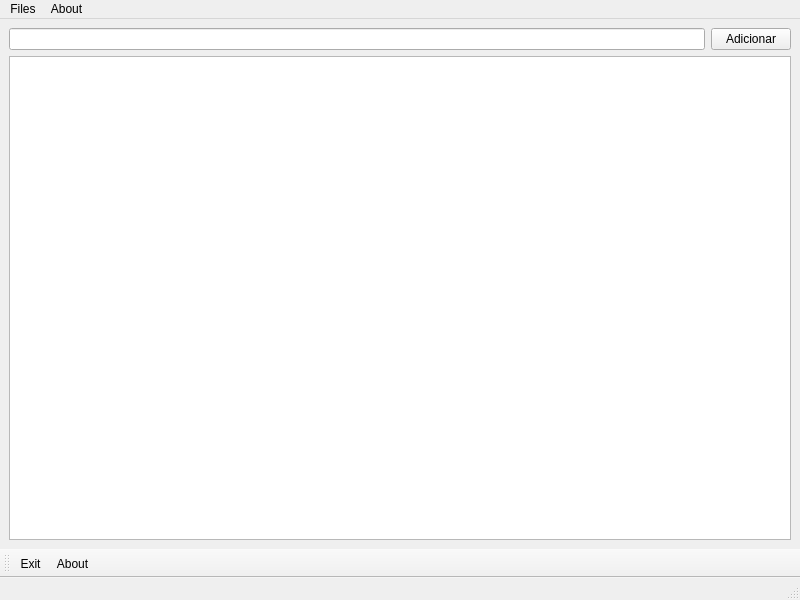
<?xml version="1.0" encoding="UTF-8"?>
<ui version="4.0">
 <class>ToDoApp</class>
 <widget class="QMainWindow" name="ToDoApp">
  <property name="geometry">
   <rect>
    <x>0</x>
    <y>0</y>
    <width>800</width>
    <height>600</height>
   </rect>
  </property>
  <property name="windowTitle">
   <string>ToDoApp</string>
  </property>
  <property name="windowIcon">
   <iconset resource="assets.qrc">
    <normaloff>:/img/mytodo.png</normaloff>:/img/mytodo.png</iconset>
  </property>
  <widget class="QWidget" name="centralwidget">
   <layout class="QGridLayout" name="gridLayout">
    <item row="0" column="0">
     <layout class="QHBoxLayout" name="horizontalLayout">
      <item>
       <widget class="QLineEdit" name="lineEdit"/>
      </item>
      <item>
       <widget class="QPushButton" name="pushButton">
        <property name="text">
         <string>Adicionar</string>
        </property>
       </widget>
      </item>
     </layout>
    </item>
    <item row="1" column="0">
     <widget class="QTableWidget" name="tableWidget"/>
    </item>
   </layout>
  </widget>
  <widget class="QMenuBar" name="menubar">
   <property name="geometry">
    <rect>
     <x>0</x>
     <y>0</y>
     <width>800</width>
     <height>22</height>
    </rect>
   </property>
   <widget class="QMenu" name="menuArquivo">
    <property name="title">
     <string>Files</string>
    </property>
    <addaction name="actionExit"/>
   </widget>
   <widget class="QMenu" name="menuSobre">
    <property name="title">
     <string>About</string>
    </property>
    <addaction name="actionAbout"/>
   </widget>
   <addaction name="menuArquivo"/>
   <addaction name="menuSobre"/>
  </widget>
  <widget class="QStatusBar" name="statusbar"/>
  <widget class="QToolBar" name="toolBar">
   <property name="windowTitle">
    <string>toolBar</string>
   </property>
   <attribute name="toolBarArea">
    <enum>BottomToolBarArea</enum>
   </attribute>
   <attribute name="toolBarBreak">
    <bool>false</bool>
   </attribute>
   <addaction name="actionExit"/>
   <addaction name="actionAbout"/>
  </widget>
  <action name="actionExit">
   <property name="icon">
    <iconset resource="assets.qrc">
     <normaloff>:/img/close.png</normaloff>:/img/close.png</iconset>
   </property>
   <property name="text">
    <string>Exit</string>
   </property>
  </action>
  <action name="actionAbout">
   <property name="icon">
    <iconset resource="assets.qrc">
     <normaloff>:/img/about.png</normaloff>:/img/about.png</iconset>
   </property>
   <property name="text">
    <string>About</string>
   </property>
  </action>
 </widget>
 <resources>
  <include location="assets.qrc"/>
 </resources>
 <connections/>
</ui>
